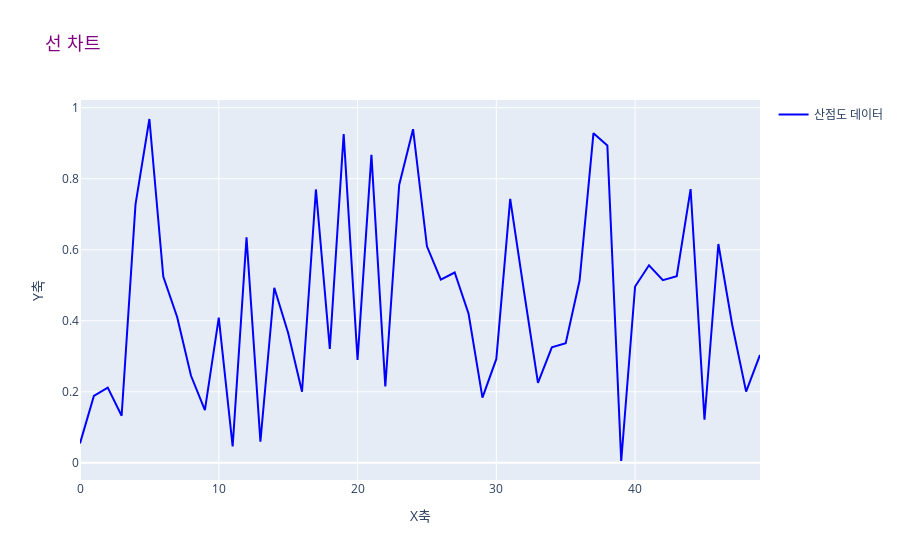

The cell this chart's notebook holds for it:
### Code cell
df = pd.DataFrame({"x": np.arange(50), "y": np.random.rand(50)})

fig = go.Figure()
fig.add_trace(
    go.Scatter(
        x=df["x"],
        y=df["y"],
        mode="lines",
        line=dict(color='blue', width=2),
        name="산점도 데이터",
        showlegend=True
    )
)


# x축 업데이트
fig.update_layout(
    title="선 차트",
    xaxis_title="X축",
    yaxis_title="Y축",
    title_font=dict(size=18, color="purple"),
)

fig.show()

### Figure 1 — Plotly figure (JSON) as saved in the notebook; plotly's stock layout.template omitted (floating-point values rounded to 4 significant figures)
{"data": [{"line": {"color": "blue", "width": 2}, "mode": "lines", "name": "산점도 데이터", "showlegend": true, "type": "scatter", "x": [0, 1, 2, 3, 4, 5, 6, 7, 8, 9, 10, 11, 12, 13, 14, 15, 16, 17, 18, 19, 20, 21, 22, 23, 24, 25, 26, 27, 28, 29, 30, 31, 32, 33, 34, 35, 36, 37, 38, 39, 40, 41, 42, 43, 44, 45, 46, 47, 48, 49], "y": [0.05463, 0.1886, 0.2119, 0.1327, 0.7276, 0.9682, 0.5246, 0.4106, 0.2452, 0.1482, 0.4091, 0.04609, 0.635, 0.05979, 0.493, 0.3658, 0.2001, 0.7698, 0.321, 0.9259, 0.2898, 0.8673, 0.2151, 0.7825, 0.9393, 0.6097, 0.5156, 0.5359, 0.4198, 0.1834, 0.2926, 0.7434, 0.481, 0.2249, 0.3253, 0.337, 0.5133, 0.9284, 0.8934, 0.005145, 0.4966, 0.5563, 0.5145, 0.5255, 0.7709, 0.1213, 0.6162, 0.388, 0.2006, 0.3039]}], "layout": {"title": {"font": {"color": "purple", "size": 18}, "text": "선 차트"}, "xaxis": {"title": {"text": "X축"}}, "yaxis": {"title": {"text": "Y축"}}}}
